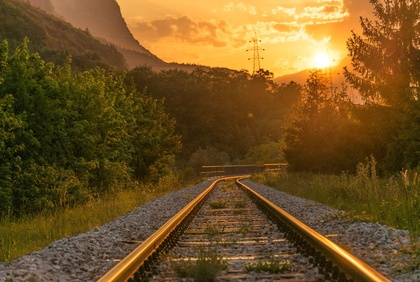
%> input picture Surf/rail_rgb.jpg, 420 x 282 px, shrunk from 800 x 537 before the run
$ octave testsuperpixel.m   (GNU Octave 9; MATLAB toolbox functions it lacks are replaced by stand-ins)
%> lines starting %> are read from the running program, lines starting %| are printed output that depends on the picture
### Surf/Integral_Image.m
function IntegralImage = Integral_Image(Img)

IntegralImage = cumsum(cumsum(Img,1),2);

end

### Surf/FastHessian_buildResponseMap.m
function responseMap=FastHessian_buildResponseMap(FastHessianData)

responseMap=[]; j=0;


w = (size(FastHessianData.img,2) / FastHessianData.init_sample);
h = (size(FastHessianData.img,1)/ FastHessianData.init_sample);
s = (FastHessianData.init_sample);

if (FastHessianData.octaves >= 1)
    j=j+1; responseMap{j}=FastHessian_ResponseLayer(w,   h,   s,   9);
    j=j+1; responseMap{j}=FastHessian_ResponseLayer(w, h, s, 15);
    j=j+1; responseMap{j}=FastHessian_ResponseLayer(w, h, s, 21);
    j=j+1; responseMap{j}=FastHessian_ResponseLayer(w, h, s, 27);
end

if (FastHessianData.octaves >= 2)
    j=j+1; responseMap{j}=FastHessian_ResponseLayer(w / 2, h / 2, s * 2, 39);
    j=j+1; responseMap{j}=FastHessian_ResponseLayer(w / 2, h / 2, s * 2, 51);
end

if (FastHessianData.octaves >= 3)
    j=j+1; responseMap{j}=FastHessian_ResponseLayer(w / 4, h / 4, s * 4, 75);
    j=j+1; responseMap{j}=FastHessian_ResponseLayer(w / 4, h / 4, s * 4, 99);
end

if (FastHessianData.octaves >= 4)
    j=j+1; responseMap{j}=FastHessian_ResponseLayer(w / 8, h / 8, s * 8, 147);
    j=j+1; responseMap{j}=FastHessian_ResponseLayer(w / 8, h / 8, s * 8, 195);
end

if (FastHessianData.octaves >= 5)
    j=j+1; responseMap{j}=FastHessian_ResponseLayer(w / 16, h / 16, s * 16, 291);
    j=j+1; responseMap{j}=FastHessian_ResponseLayer(w / 16, h / 16, s * 16, 387);
end

for i=1:length(responseMap);
    responseMap{i}=FastHessian_buildResponseLayer(responseMap{i},FastHessianData);
end

### Surf/FastHessian_ResponseLayer.m
function ResponseLayerData=FastHessian_ResponseLayer(width, height, step, filter)

width=floor(width);
height=floor(height);
step=floor(step);
filter=floor(filter);

ResponseLayerData.width = width;
ResponseLayerData.height = height;
ResponseLayerData.step = step;
ResponseLayerData.filter = filter;

ResponseLayerData.responses = zeros(width * height,1);
ResponseLayerData.laplacian = zeros(width * height,1);

### Surf/FastHessian_buildResponseLayer.m
function rl=FastHessian_buildResponseLayer(rl,FastHessianData)

step = fix( rl.step);
b = fix((rl.filter - 1) / 2 + 1);
l = fix(rl.filter / 3);
w = fix(rl.filter);

inverse_area = 1 / double(w * w);
img=FastHessianData.img;

[ac,ar]=ndgrid(0:rl.width-1,0:rl.height-1);
ar=ar(:); ac=ac(:);

r = int32(ar * step);
c = int32(ac * step);

Dxx =   IntegralImage_BoxIntegral(r - l + 1, c - b, 2 * l - 1, w,img) - IntegralImage_BoxIntegral(r - l + 1, c - fix(l / 2), 2 * l - 1, l, img) * 3;
Dyy =   IntegralImage_BoxIntegral(r - b, c - l + 1, w, 2 * l - 1,img) - IntegralImage_BoxIntegral(r - fix(l / 2), c - l + 1, l, 2 * l - 1,img) * 3;
Dxy = + IntegralImage_BoxIntegral(r - l, c + 1, l, l,img) + IntegralImage_BoxIntegral(r + 1, c - l, l, l,img) ...
      - IntegralImage_BoxIntegral(r - l, c - l, l, l,img) - IntegralImage_BoxIntegral(r + 1, c + 1, l, l,img);

Dxx = Dxx*inverse_area;
Dyy = Dyy*inverse_area;
Dxy = Dxy*inverse_area;

rl.responses = (Dxx .* Dyy - 0.81 * Dxy .* Dxy);
rl.laplacian = (Dxx + Dyy) >= 0;

### Surf/IntegralImage_BoxIntegral.m
function an=IntegralImage_BoxIntegral(row, col, rows,cols,img)

row=fix(row);
col=fix(col);
rows=fix(rows);
cols=fix(cols);

r1 = min(row, size(img,1));
c1 = min(col, size(img,2));
r2 = min(row + rows, size(img,1));
c2 = min(col + cols, size(img,2));

sx=size(img,1);
A = img(max(r1+(c1-1)*sx,1));
B = img(max(r1+(c2-1)*sx,1));
C = img(max(r2+(c1-1)*sx,1));
D = img(max(r2+(c2-1)*sx,1));

A((r1<1)|(c1<1))=0;
B((r1<1)|(c2<1))=0;
C((r2<1)|(c1<1))=0;
D((r2<1)|(c2<1))=0;

an=max(0, A - B - C + D);

### Surf/FastHessian_getIpoints.m
function ipts=FastHessian_getIpoints(FastHessianData)

filter_map = [0,1,2,3;
    1,3,4,5;
    3,5,6,7;
    5,7,8,9;
    7,9,10,11]+1;

np=0; ipts=struct;

responseMap=FastHessian_buildResponseMap(FastHessianData);

for o = 1:FastHessianData.octaves
    for i = 1:2
        b = responseMap{filter_map(o,i)};
        m = responseMap{filter_map(o,i+1)};
        t = responseMap{filter_map(o,i+2)};

        [c,r]=ndgrid(0:t.width-1,0:t.height-1);
        r=r(:); c=c(:);

        p=find(FastHessian_isExtremum(r, c, t, m, b,FastHessianData));
        for j=1:length(p);
            ind=p(j);
            [ipts,np]=FastHessian_interpolateExtremum(r(ind), c(ind), t, m, b, ipts,np);
        end
    end
end

### Surf/getSurf.m
function [ipts] =  getSurf(Img)

thresh = 0.0002;
octaves = 5;
initsample = 2;

%Img = imread('C:\Bhavani\DIP\Project\OpenSURF_version1c\TestImages\test.png');
%Img = double(rgb2gray(Img));

Integralimage = Integral_Image(Img);

FastHessianData.img = Integralimage;
FastHessianData.octaves = octaves;
FastHessianData.init_sample = initsample;
FastHessianData.thresh = thresh;

ipts = FastHessian_getIpoints(FastHessianData);

if(~isempty(ipts))
    ipts = SurfDescriptor_DecribeInterestPoints(ipts,false, true, Integralimage, false);
end

end

### Surf/SurfDescriptor_DecribeInterestPoints.m
function ipts = SurfDescriptor_DecribeInterestPoints(ipts, upright, extended, img, verbose)

if (isempty(fields(ipts))), return; end

if(verbose), h_ang=figure; drawnow, set(h_ang,'name','Angles'); else h_ang=[]; end
if(verbose), h_des=figure; drawnow, set(h_des,'name','Aligned Descriptor XY'); end

for i=1:length(ipts)

   if(i>40), verbose=false; end

   ip=ipts(i);

   if (extended), ip.descriptorLength = 128; else ip.descriptorLength = 64; end

   if(verbose), figure(h_ang), subplot(5,8,i), end
   ip.orientation=SurfDescriptor_GetOrientation(ip,img,verbose);

   if(verbose), figure(h_des), subplot(10,4,i), end
   ip.descriptor=SurfDescriptor_GetDescriptor(ip, upright, extended, img,verbose);

   ipts(i).orientation=ip.orientation;
   ipts(i).descriptor=ip.descriptor;
end

if(~isempty(h_ang)), figure(h_ang), colormap(jet); end

### Surf/testsuperpixel.m
clear all;
close all;

Img = imread('C:\Bhavani\DIP\Project\surf\rail_rgb.jpg');
%> Img is the input picture: size 282x420x3 uint8; mean R, G, B 113.3, 82.8, 35.6
Img = double(rgb2gray(Img));
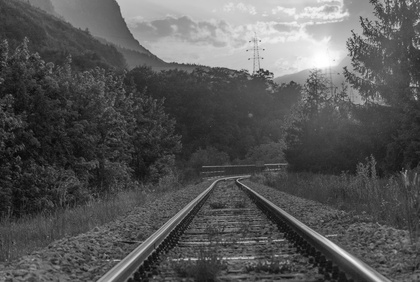
%> Img: size 282x420 double; min 6, max 255, mean 86.5
[rows cols] = size(Img);
%> rows = 282; cols = 420

load('C:\Bhavani\DIP\Project\rgb-superpix-labels.mat');

ipts = getSurf(Img);
%> in Integral_Image, `IntegralImage = cumsum(cumsum(Img,1),2);`:
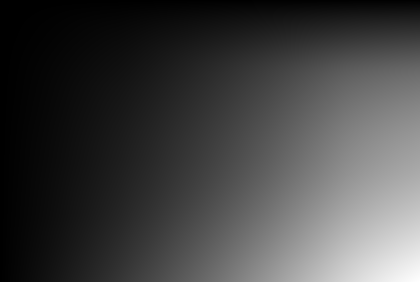
%> IntegralImage: size 282x420 double; min 70, max 10248954, mean 2678522.4; drawn with min black and max white
%> in FastHessian_buildResponseMap, `w = (size(FastHessianData.img,2) / FastHessianData.init_sample);`: w = 210
%> in FastHessian_buildResponseMap, `h = (size(FastHessianData.img,1)/ FastHessianData.init_sample);`: h = 141
%> in FastHessian_buildResponseMap, `s = (FastHessianData.init_sample);`: s = 2
%> in FastHessian_ResponseLayer, `width=floor(width);`: width = 210
%> in FastHessian_ResponseLayer, `height=floor(height);`: height = 141
%> in FastHessian_ResponseLayer, `step=floor(step);`: step = 2
%> in FastHessian_ResponseLayer, `ResponseLayerData.width = width;`: ResponseLayerData.width = 210
%> in FastHessian_ResponseLayer, `ResponseLayerData.height = height;`: ResponseLayerData.height = 141
%> in FastHessian_ResponseLayer, `ResponseLayerData.step = step;`: ResponseLayerData.step = 2
%> the loop in FastHessian_buildResponseMap, `for i=1:length(responseMap);` made 12 passes
%> (step in FastHessian_buildResponseLayer, b in FastHessian_buildResponseLayer, l in FastHessian_buildResponseLayer, w in FastHessian_buildResponseLayer, inverse_area in FastHessian_buildResponseLayer) on passes 9 to 12: (16, 74, 49, 147, 4.63e-05), (16, 98, 65, 195, 2.63e-05), (32, 146, 97, 291, 1.18e-05), (32, 194, 129, 387, 6.68e-06)
%> after the loop in FastHessian_buildResponseMap, `for i=1:length(responseMap);`: responseMap = 12 items
%> the loop in FastHessian_getIpoints, `for o = 1:FastHessianData.octaves` made 5 passes
%> after the loop in FastHessian_getIpoints, `for o = 1:FastHessianData.octaves`: ipts = 594 items; first 5, x, y, scale and laplacian: 71.81 12.23 1.95 1, 162.1 11.57 1.94 1, 236.3 12.22 2.09 1, 14.44 13.94 2.22 1, 122.4 14.26 2.39 0; np = 594
%> the run ends on the next line
